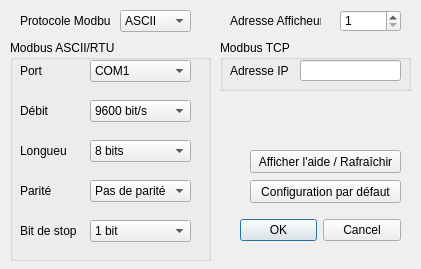
<?xml version="1.0" encoding="UTF-8"?>
<ui version="4.0">
 <class>Configuration</class>
 <widget class="QDialog" name="Configuration">
  <property name="geometry">
   <rect>
    <x>0</x>
    <y>0</y>
    <width>421</width>
    <height>269</height>
   </rect>
  </property>
  <property name="minimumSize">
   <size>
    <width>421</width>
    <height>269</height>
   </size>
  </property>
  <property name="maximumSize">
   <size>
    <width>421</width>
    <height>269</height>
   </size>
  </property>
  <property name="windowTitle">
   <string>Configuration</string>
  </property>
  <widget class="QDialogButtonBox" name="buttonBoxConfiguration">
   <property name="geometry">
    <rect>
     <x>240</x>
     <y>210</y>
     <width>161</width>
     <height>41</height>
    </rect>
   </property>
   <property name="orientation">
    <enum>Qt::Horizontal</enum>
   </property>
   <property name="standardButtons">
    <set>QDialogButtonBox::Cancel|QDialogButtonBox::Ok</set>
   </property>
  </widget>
  <widget class="QGroupBox" name="groupBoxASCII_RTU">
   <property name="enabled">
    <bool>true</bool>
   </property>
   <property name="geometry">
    <rect>
     <x>10</x>
     <y>40</y>
     <width>201</width>
     <height>221</height>
    </rect>
   </property>
   <property name="title">
    <string>Modbus ASCII/RTU</string>
   </property>
   <widget class="QComboBox" name="comboBoxDebit">
    <property name="geometry">
     <rect>
      <x>80</x>
      <y>60</y>
      <width>101</width>
      <height>22</height>
     </rect>
    </property>
    <property name="editable">
     <bool>false</bool>
    </property>
    <property name="currentText">
     <string>9600 bit/s</string>
    </property>
    <property name="currentIndex">
     <number>3</number>
    </property>
    <item>
     <property name="text">
      <string>1200 bit/s</string>
     </property>
    </item>
    <item>
     <property name="text">
      <string>2400 bit/s</string>
     </property>
    </item>
    <item>
     <property name="text">
      <string>4800 bit/s</string>
     </property>
    </item>
    <item>
     <property name="text">
      <string>9600 bit/s</string>
     </property>
    </item>
    <item>
     <property name="text">
      <string>19200 bit/s</string>
     </property>
    </item>
    <item>
     <property name="text">
      <string>38400 bit/s</string>
     </property>
    </item>
   </widget>
   <widget class="QComboBox" name="comboBoxLongueur">
    <property name="geometry">
     <rect>
      <x>80</x>
      <y>100</y>
      <width>101</width>
      <height>22</height>
     </rect>
    </property>
    <property name="currentIndex">
     <number>1</number>
    </property>
    <item>
     <property name="text">
      <string>7 bits</string>
     </property>
    </item>
    <item>
     <property name="text">
      <string>8 bits</string>
     </property>
    </item>
   </widget>
   <widget class="QComboBox" name="comboBoxParite">
    <property name="geometry">
     <rect>
      <x>80</x>
      <y>140</y>
      <width>101</width>
      <height>22</height>
     </rect>
    </property>
    <property name="currentIndex">
     <number>2</number>
    </property>
    <item>
     <property name="text">
      <string>Paire</string>
     </property>
    </item>
    <item>
     <property name="text">
      <string>Impaire</string>
     </property>
    </item>
    <item>
     <property name="text">
      <string>Pas de parité</string>
     </property>
    </item>
   </widget>
   <widget class="QComboBox" name="comboBoxBitStop">
    <property name="geometry">
     <rect>
      <x>80</x>
      <y>180</y>
      <width>101</width>
      <height>22</height>
     </rect>
    </property>
    <item>
     <property name="text">
      <string>1 bit</string>
     </property>
    </item>
    <item>
     <property name="text">
      <string>2 bits</string>
     </property>
    </item>
   </widget>
   <widget class="QLabel" name="labelPortCOM">
    <property name="geometry">
     <rect>
      <x>10</x>
      <y>20</y>
      <width>47</width>
      <height>21</height>
     </rect>
    </property>
    <property name="text">
     <string>Port</string>
    </property>
   </widget>
   <widget class="QLabel" name="labelDebit">
    <property name="geometry">
     <rect>
      <x>10</x>
      <y>60</y>
      <width>47</width>
      <height>21</height>
     </rect>
    </property>
    <property name="text">
     <string>Débit</string>
    </property>
   </widget>
   <widget class="QLabel" name="labelLongueur">
    <property name="geometry">
     <rect>
      <x>10</x>
      <y>100</y>
      <width>47</width>
      <height>21</height>
     </rect>
    </property>
    <property name="text">
     <string>Longueur</string>
    </property>
   </widget>
   <widget class="QLabel" name="labelParite">
    <property name="geometry">
     <rect>
      <x>10</x>
      <y>140</y>
      <width>47</width>
      <height>21</height>
     </rect>
    </property>
    <property name="text">
     <string>Parité</string>
    </property>
   </widget>
   <widget class="QLabel" name="labelBitStop">
    <property name="geometry">
     <rect>
      <x>10</x>
      <y>180</y>
      <width>71</width>
      <height>21</height>
     </rect>
    </property>
    <property name="text">
     <string>Bit de stop</string>
    </property>
   </widget>
   <widget class="QComboBox" name="comboBoxPortCOM">
    <property name="geometry">
     <rect>
      <x>80</x>
      <y>20</y>
      <width>101</width>
      <height>22</height>
     </rect>
    </property>
    <property name="currentIndex">
     <number>0</number>
    </property>
    <item>
     <property name="text">
      <string>COM1</string>
     </property>
    </item>
    <item>
     <property name="text">
      <string>COM2</string>
     </property>
    </item>
    <item>
     <property name="text">
      <string>COM3</string>
     </property>
    </item>
    <item>
     <property name="text">
      <string>COM4</string>
     </property>
    </item>
    <item>
     <property name="text">
      <string>COM5</string>
     </property>
    </item>
    <item>
     <property name="text">
      <string>COM6</string>
     </property>
    </item>
    <item>
     <property name="text">
      <string>COM7</string>
     </property>
    </item>
    <item>
     <property name="text">
      <string>COM8</string>
     </property>
    </item>
    <item>
     <property name="text">
      <string>COM9</string>
     </property>
    </item>
   </widget>
  </widget>
  <widget class="QComboBox" name="comboBoxProtocole">
   <property name="geometry">
    <rect>
     <x>120</x>
     <y>10</y>
     <width>71</width>
     <height>22</height>
    </rect>
   </property>
   <item>
    <property name="text">
     <string>ASCII</string>
    </property>
   </item>
   <item>
    <property name="text">
     <string>RTU</string>
    </property>
   </item>
   <item>
    <property name="text">
     <string>TCP</string>
    </property>
   </item>
  </widget>
  <widget class="QLabel" name="labelProtocole">
   <property name="geometry">
    <rect>
     <x>20</x>
     <y>10</y>
     <width>91</width>
     <height>21</height>
    </rect>
   </property>
   <property name="text">
    <string>Protocole Modbus</string>
   </property>
  </widget>
  <widget class="QGroupBox" name="groupBoxTCP">
   <property name="geometry">
    <rect>
     <x>220</x>
     <y>40</y>
     <width>191</width>
     <height>51</height>
    </rect>
   </property>
   <property name="title">
    <string>Modbus TCP</string>
   </property>
   <widget class="QLineEdit" name="lineEditAdresseIP">
    <property name="geometry">
     <rect>
      <x>80</x>
      <y>20</y>
      <width>101</width>
      <height>21</height>
     </rect>
    </property>
    <property name="text">
     <string/>
    </property>
   </widget>
   <widget class="QLabel" name="labelAdresse">
    <property name="geometry">
     <rect>
      <x>10</x>
      <y>20</y>
      <width>61</width>
      <height>21</height>
     </rect>
    </property>
    <property name="text">
     <string>Adresse IP</string>
    </property>
   </widget>
  </widget>
  <widget class="QPushButton" name="pushButtonAideConfiguration">
   <property name="geometry">
    <rect>
     <x>250</x>
     <y>150</y>
     <width>151</width>
     <height>23</height>
    </rect>
   </property>
   <property name="text">
    <string>Afficher l'aide / Rafraîchir</string>
   </property>
  </widget>
  <widget class="QLabel" name="label">
   <property name="geometry">
    <rect>
     <x>230</x>
     <y>10</y>
     <width>91</width>
     <height>21</height>
    </rect>
   </property>
   <property name="text">
    <string>Adresse Afficheur</string>
   </property>
  </widget>
  <widget class="QSpinBox" name="spinBoxAdresseAfficheur">
   <property name="geometry">
    <rect>
     <x>340</x>
     <y>10</y>
     <width>61</width>
     <height>22</height>
    </rect>
   </property>
   <property name="minimum">
    <number>1</number>
   </property>
   <property name="maximum">
    <number>127</number>
   </property>
  </widget>
  <widget class="QPushButton" name="pushButtonConfigDefaut">
   <property name="geometry">
    <rect>
     <x>250</x>
     <y>180</y>
     <width>151</width>
     <height>23</height>
    </rect>
   </property>
   <property name="text">
    <string>Configuration par défaut</string>
   </property>
  </widget>
 </widget>
 <resources/>
 <connections>
  <connection>
   <sender>buttonBoxConfiguration</sender>
   <signal>accepted()</signal>
   <receiver>Configuration</receiver>
   <slot>accept()</slot>
   <hints>
    <hint type="sourcelabel">
     <x>248</x>
     <y>254</y>
    </hint>
    <hint type="destinationlabel">
     <x>157</x>
     <y>274</y>
    </hint>
   </hints>
  </connection>
  <connection>
   <sender>buttonBoxConfiguration</sender>
   <signal>rejected()</signal>
   <receiver>Configuration</receiver>
   <slot>reject()</slot>
   <hints>
    <hint type="sourcelabel">
     <x>316</x>
     <y>260</y>
    </hint>
    <hint type="destinationlabel">
     <x>286</x>
     <y>274</y>
    </hint>
   </hints>
  </connection>
 </connections>
</ui>
